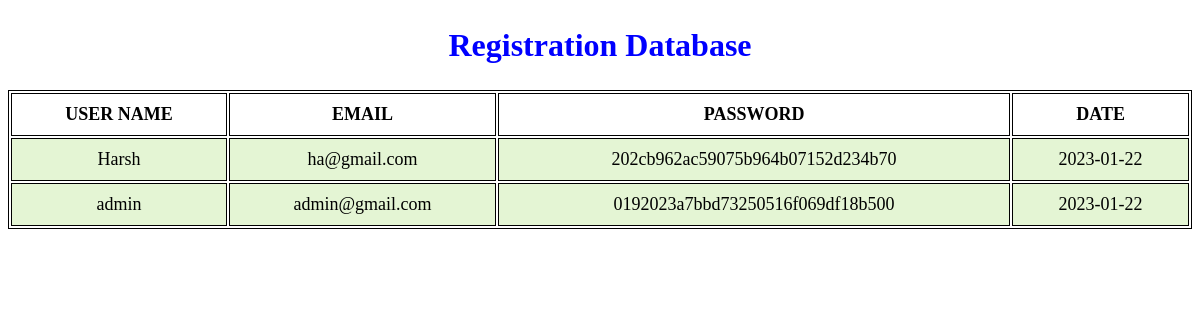
Page /login/admin/Regdata.php on the committed database.
### tables this page shows
CREATE TABLE `register` (
  `username` varchar(50) NOT NULL,
  `email` varchar(50) NOT NULL,
  `password` varchar(50) NOT NULL,
  `Date` date NOT NULL DEFAULT current_timestamp()
);

### login/admin/Regdata.php (the view, shortened to what this page needs)
<?php
$server_name = 'localhost';
$username = 'root';
$password1 = '';
$database = 'dairy';
$db = new mysqli($server_name, $username, $password1, $database);
$sql = " SELECT * FROM register ";
$result = $db->query($sql);
?>
<!DOCTYPE html>
<html lang="en">
<head>
</head>
<body>
	<section>
		<h1>Registration Database</h1>
		<table>
			<tr>
				<th>USER NAME</th>
				<th>EMAIL</th>
				<th>PASSWORD</th>
				<th>DATE</th>
			</tr>
			<?php
				while($rows=$result->fetch_assoc())
				{
			?>
			<tr>
				<td><?php echo $rows['username'];?></td>
				<td><?php echo $rows['email'];?></td>
				<td><?php echo $rows['password'];?></td>
				<td><?php echo $rows['Date'];?></td>
			</tr>
			<?php
				}
			?>
		</table>
	</section>
</body>
</html>

### login/admin/Regdata.php (style rules this page uses)
table { margin: 0 auto; font-size: large; border: 1px solid black; width: 100%; }
h1 { text-align: center; color: blue; font-size: xx-large; font-family: 'Gill Sans', 'Gill Sans MT', ' Calibri', 'Trebuchet MS', 'sans-serif'; }
td { background-color: #E4F5D4; border: 1px solid black; }
th, td { font-weight: bold; border: 1px solid black; padding: 10px; text-align: center; }
td { font-weight: lighter; }

### rows in the picture
register: username "Harsh", email "ha@gmail.com", password "202cb962ac59075b964b07152d234b70", Date "2023-01-22"
register: username "admin", email "admin@gmail.com", password "0192023a7bbd73250516f069df18b500", Date "2023-01-22"
